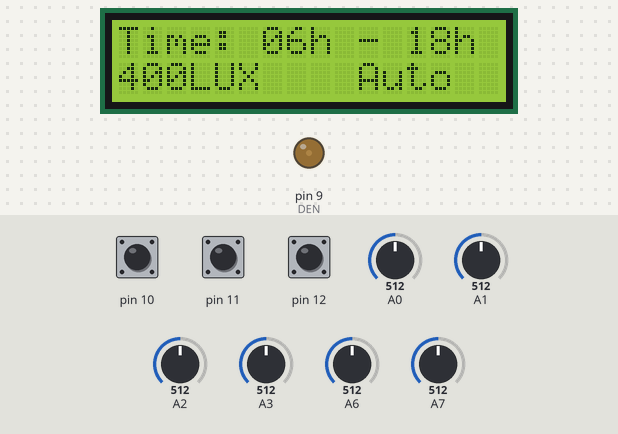
Simulated run of this sketch. Board: Arduino Nano, built with avr-gcc and run on an emulated ATmega328P. Shown: 16×2 character LCD, output pins drawn as LEDs (lit = HIGH). Wiring (inferred from the names in the program): DS1307 clock at I2C address 0x68. The test bench sets the inputs (shaded band); at power-on: pin 10 HIGH, A6 = 512, A0 = 512, pin 11 HIGH, pin 12 HIGH, A1 = 512, A2 = 512, A3 = 512, A7 = 512. The local clock reads 2024-03-15 10:24:30 at power-on unless the sketch sets it; what the sketch prints to the serial monitor is not drawn.

Above: at 1.2 s.
1.3 s: pin 10 pulled LOW for 0.15 s
At 1.78 s:
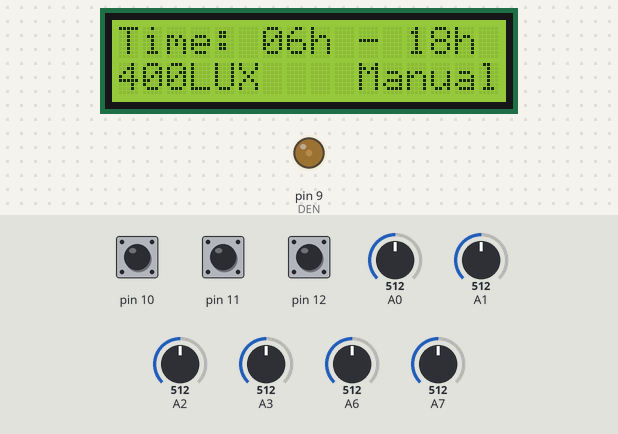
2.0 s: A6 set to 810
5.0 s: A0 set to 397
7.6 s: A0 set to 361
9.1 s: pin 11 pulled LOW for 3.2 s
At 12.6 s:
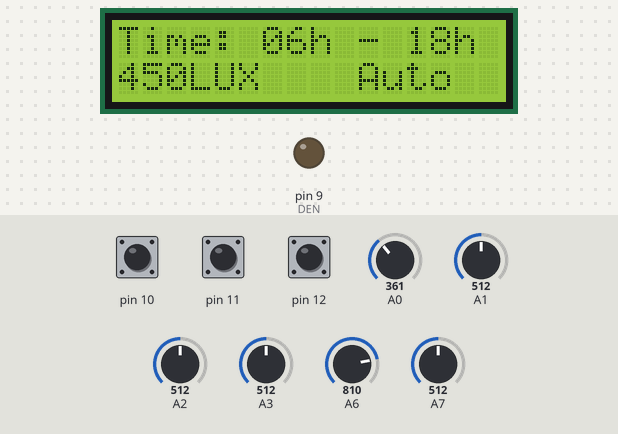
15.3 s: pin 10 pulled LOW for 1 s
At 17.96 s:
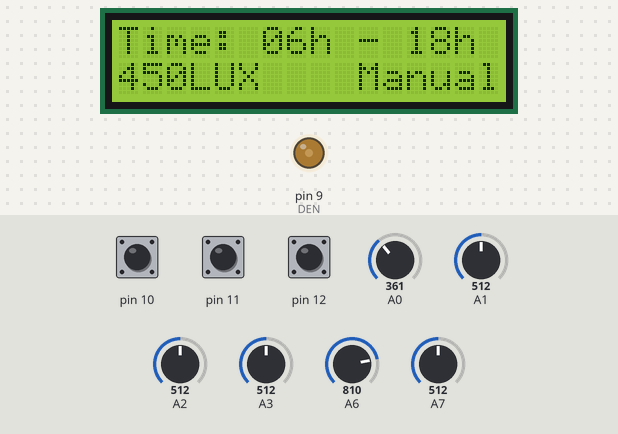
At 20.06 s:
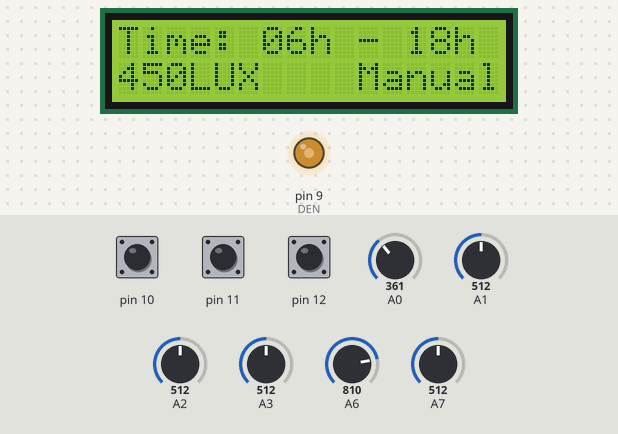
Timing chart, 0 to 21.7 s (numbered marks = the images above; inputs shaded):
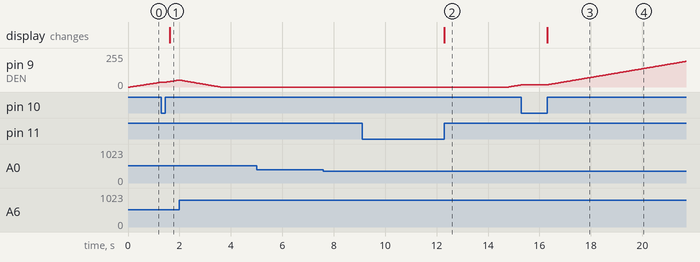

Measured:
- after the input at 1.3 s, the display: changes after 0.33 s (image 1)
- after the input at 9.1 s, the display: changes after 3.2 s (image 2)
- after the input at 15.3 s, the display: changes after 1.0 s (image 3)

The sketch:

code_again.ino
```cpp
#include<LiquidCrystal.h>
#include<EEPROM.h>
#include"DS1307.h"
LiquidCrystal lcd (8, 7, 3, 4, 5, 6); // rs,e,d0,d1,d2,d3

#define NUT1 digitalRead(12)
#define NUT2 digitalRead(11)
#define NUT3 digitalRead(10)
#define LDR1 analogRead(A0)
#define LDR2 analogRead(A1)
#define LDR3 analogRead(A2)
#define LDR4 analogRead(A3)
#define LDR5 analogRead(A6)
#define PIR  analogRead(A7)
#define DEN 9

int hbd = 6;
int hkt = 18;
unsigned long tg1;
unsigned long tg2;
unsigned long tgkhongnguoi =10000;
unsigned long tgthucong=10000;
int DK = 0;
int p = 0;
int go = 0;

int   SET = 400;

int e;
int pre_e;
float tichphan;
float viphan;
float out;
float Kp = 0;
float Ki = 0.01;
float Kd = 0;

void setup() {
  Serial.begin(250000);
  Wire.begin();
  lcd.begin(16, 2);
  pinMode(10, INPUT_PULLUP);
  pinMode(11, INPUT_PULLUP);
  pinMode(12, INPUT_PULLUP);
  pinMode(9, OUTPUT);

//  setTime(9, 47, 00, 4, 3, 11, 2021);

}
void loop() {
  READDS1307();
  LCD();
  //  Serial.print(gio);
  //  Serial.print("   ");
  //  Serial.print(PIR1());
  //  Serial.print("   ");
  //  Serial.print(go);
  //  Serial.print("   ");
  ////  Serial.print(out);
  ////  Serial.print("   ");
  //
  //  Serial.print(MCH());
  //  Serial.print("   ");
  SETUP();
  DIEUKHIEN();
  RUN();
}

void RUN() {
    if (gio > hbd && gio < hkt ) {
    if (PIR1() == 1) {
      tg2 = millis();
      Serial.println("co nguoi");
    }
    if (millis() - tg2 < tgkhongnguoi) {
      if (MCH() == 0) {
        PID(SET);
        Serial.println(LUX());
      }
      else {
        PID(180);
      }
    }
    else {
      digitalWrite(DEN, 0);
    }
  }
  else{
  if (DK == 1) {
    Serial.println("Bat thu cong");
    if (MCH() == 1) {
      PID(180);
    }
    else {
      PID(SET);
    }
  }
  if (DK == 0) {
      digitalWrite(DEN, 0);
  }
  }
}
void DIEUKHIEN() {
  if (NUT3 == 0) {
    delay(10);
    if (DK == 0) {
      DK = 1;
      tg1 = millis();
    }
    else {
      DK = 0;
    }
    while (NUT3 == 0) {}
  }
  if (millis() - tg1 > tgthucong) {
    DK = 0;
  }
}
void SETUP() {
  SET = CAITHONGSO(SET, 0, 600);
}
void PID(int st) {
  /*
    e = st - LUX();
    tichphan += e * 0.1;
    out = Kp * e + Ki * tichphan + Kd * viphan;
  */
  if (st > LUX()) {
    out += 0.2;
  }
  else {
    out -= 0.2;
  }
  int PWM = (int)out;
  if (PWM > 255) {
    PWM = 255;
  }
  if (PWM < 0) {
    PWM = 0;
  }
  analogWrite(DEN, PWM);
}
int CAITHONGSO(int bien, int duoi, int tren) {
  if (NUT2 == 0) {
    delay(10);
    if (NUT2 == 0) {
      bien += 50;
      if (bien > tren) {
        bien  = duoi;
      }
      delay(10);
      while (NUT2 == 0) {}
    }
  }
  if (NUT1 == 0) {
    delay(10);
    if (NUT1 == 0) {
      bien -= 50;
      if (bien < duoi) {
        bien = tren;
      }
      delay(10);
      while (NUT1 == 0) {}
    }
  }
  return bien;
}
void LCD() {
  lcd.setCursor(0, 0); lcd.print("Time: 06h - 18h");
  lcd.setCursor(3, 1); lcd.print("LUX");
  lcd.setCursor(0, 1);
  if (SET < 100) {
    lcd.print(" ");
  }
  if (SET < 10) {
    lcd.print(" ");
  }
  lcd.print(SET);
  lcd.setCursor(10, 1);
  if (DK == 1) {
    lcd.print("Manual");
  }
  else {
    lcd.print("Auto  ");
  }
}
int LUX() {
  float a = (LDR1 + LDR2 + LDR3 + LDR4) / 4;
  int b = (500000 * 9 * a) / (22506000 - 22000 * a) ;
  return b;
}
int MCH() {
  if (LDR5 > 800) {
    return 1;
  }
  else {
    return 0;
  }
}
int PIR1() {
  if (PIR < 400) {
    return 0;
  }
  else {
    return 1;
  }
}
```

DS1307.h
```cpp
// Khai báo thư viện I2C
#include <Wire.h>
const byte DS1307 = 0x68;
/* khai báo các biến thời gian */
int giay , phut, gio, ngay, thu, thang, nam;

/* Chuyển từ format BCD (Binary-Coded Decimal) sang Decimal */
int bcd2dec(byte num)
{
  return ((num/16 * 10) + (num % 16));
}
/* Chuyển từ Decimal sang BCD */
int dec2bcd(byte num)
{
  return ((num/10 * 16) + (num % 10));
}
// doc thoi gian tu ds1307
void READDS1307()
{
  Wire.beginTransmission(DS1307);
  Wire.write((byte)0x00);
  Wire.endTransmission();
  Wire.requestFrom(DS1307, 7);

  giay = bcd2dec(Wire.read() & 0x7f);
  phut = bcd2dec(Wire.read() );
  gio  = bcd2dec(Wire.read() & 0x3f); // chế độ 24h.
  thu  = bcd2dec(Wire.read() );
  ngay = bcd2dec(Wire.read() );
  thang= bcd2dec(Wire.read() );
  nam  = bcd2dec(Wire.read() );
  nam += 2000;
}

/* cài đặt thời gian cho DS1307 */
void setTime(byte hr, byte min, byte sec, byte wd, byte d, byte mth, byte yr)
{
  yr=yr-2000;
  Wire.beginTransmission(DS1307);
  Wire.write(byte(0x00)); // đặt lại pointer
  Wire.write(dec2bcd(sec));
  Wire.write(dec2bcd(min));
  Wire.write(dec2bcd(hr));
  Wire.write(dec2bcd(wd)); // day of week: Sunday = 1, Saturday = 7
  Wire.write(dec2bcd(d));
  Wire.write(dec2bcd(mth));
  Wire.write(dec2bcd(yr));
  Wire.endTransmission();
}
```
